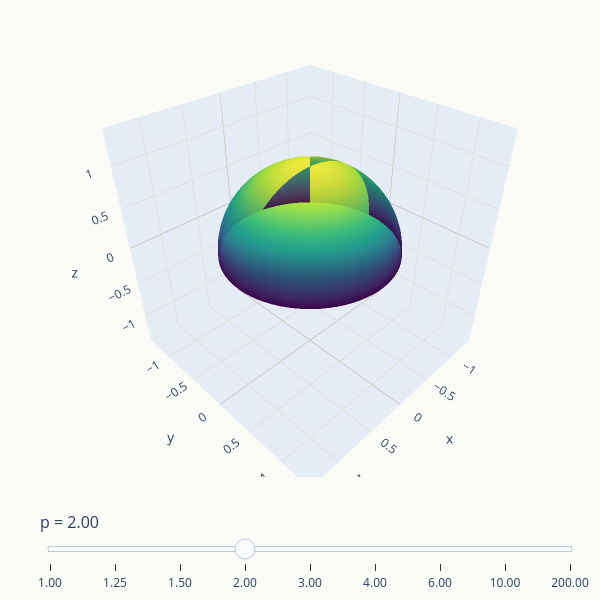

Notebook code for this chart:
### Markdown cell above
todo interactive. пока убрала код

### Code cell
#| echo: false

import numpy as np
import plotly.graph_objects as go
import plotly.io as pio
pio.renderers.default = "plotly_mimetype+notebook_connected"

max_p = 200

# Значения p для слайдера. max_p используется как приближение p = infinity.
p_values = [1, 1.25, 1.5, 2, 3, 4, 6, 10, max_p]


def unit_surface_p(p, n=40):
    """Параметрические точки суперэллипсоида |x|^p + |y|^p + |z|^p = 1"""
    # Сферические координаты
    u = np.linspace(0, 2 * np.pi, n)  # азимутальный угол
    v = np.linspace(0, np.pi, n)      # полярный угол
    u, v = np.meshgrid(u, v)
    
    # Параметризация (аналогично 2D случаю)
    x = np.sign(np.cos(u)) * np.abs(np.cos(u)) ** (2/p) * \
        np.sign(np.cos(v)) * np.abs(np.cos(v)) ** (2/p)
    y = np.sign(np.sin(u)) * np.abs(np.sin(u)) ** (2/p) * \
        np.sign(np.cos(v)) * np.abs(np.cos(v)) ** (2/p)
    z = np.sign(np.sin(v)) * np.abs(np.sin(v)) ** (2/p)
    
    return x, y, z

# Цвет линии в зависимости от p (тёплый -> холодный по мере роста p)
def curve_color(p):
    if p <= 1:
        return "#D85A30"   # coral -- манхэттенская метрика
    elif p < 2:
        return "#EF9F27"   # amber -- промежуточный случай
    elif p == 2:
        return "#378ADD"   # blue -- евклидова метрика
    elif p == max_p:
        return "#993556"   # blue -- евклидова метрика
    else:
        return "#1D9E75"   # teal -- метрика Чебышёва / промежуточные

def frame_xyz(p):
    """Возвращает координаты поверхности для заданного p"""
    if p == max_p:  # p = infinity -- точный куб
        # Используем plotly_3d_primitives для создания куба
        if p == max_p:  # p = infinity -- точные координаты куба
            # 6 граней куба
            vertices = np.array([
                [-1, -1, -1], [1, -1, -1], [1, 1, -1], [-1, 1, -1],  # нижняя грань
                [-1, -1, 1], [1, -1, 1], [1, 1, 1], [-1, 1, 1]       # верхняя грань
            ])
            
            # Создаём грани куба
            x = np.array([
                [-1, 1, 1, -1, -1],  # нижняя грань
                [-1, 1, 1, -1, -1],  # верхняя грань
                [-1, -1, -1, -1, -1],  # передняя грань
                [1, 1, 1, 1, 1],     # задняя грань
                [-1, -1, -1, -1, -1],  # левая грань
                [1, 1, 1, 1, 1]      # правая грань
            ])
            y = np.array([
                [-1, -1, 1, 1, -1],
                [-1, -1, 1, 1, -1],
                [-1, 1, 1, -1, -1],
                [-1, 1, 1, -1, -1],
                [-1, -1, 1, 1, -1],
                [-1, -1, 1, 1, -1]
            ])
            z = np.array([
                [-1, -1, -1, -1, -1],
                [1, 1, 1, 1, 1],
                [-1, -1, 1, 1, -1],
                [-1, -1, 1, 1, -1],
                [-1, 1, 1, -1, -1],
                [-1, 1, 1, -1, -1]
            ])
            return x, y, z
    
    return unit_surface_p(p, n=400)

frames = []
for p in p_values:
    x, y, z = frame_xyz(p)
    label = "∞" if p == max_p else (str(int(p)) if p == int(p) else str(p))
    frames.append(
        go.Frame(
            data=[go.Scatter(x=x, y=y, mode="lines",
                              line=dict(color=curve_color(p), width=3))],
            name=label,
        )
    )

# Создаём кадры для каждого p
frames = []
for p in p_values:
    x, y, z = unit_surface_p(p)
    frame = go.Frame(
        data=[go.Surface(x=x, y=y, z=z, colorscale='Viridis', 
                        showscale=False, opacity=0.85)],
        name=f"{p:.2f}"
    )
    frames.append(frame)

# Начальный кадр
x0, y0, z0 = unit_surface_p(p_values[3])

fig = go.Figure(
    data=[go.Surface(x=x0, y=y0, z=z0, colorscale='Viridis',
                     showscale=False, opacity=0.85)],
    layout=go.Layout(
        paper_bgcolor="#FAFAF7",
        plot_bgcolor="#FAFAF7",
        scene=dict(
            xaxis=dict(range=[-1.4, 1.4], title="x", 
                      zeroline=True, zerolinecolor="#B4B2A9",
                      gridcolor="#E1E0D9"),
            yaxis=dict(range=[-1.4, 1.4], title="y",
                      zeroline=True, zerolinecolor="#B4B2A9",
                      gridcolor="#E1E0D9"),
            zaxis=dict(range=[-1.4, 1.4], title="z",
                      zeroline=True, zerolinecolor="#B4B2A9",
                      gridcolor="#E1E0D9"),
            aspectmode='cube'
        ),
        width=600,
        height=600,
        margin=dict(l=40, r=20, t=20, b=40),
        sliders=[dict(
            active=3,
            currentvalue=dict(prefix="p = ", font=dict(size=16)),
            pad=dict(t=30),
            steps=[
                dict(
                    method="animate",
                    args=[[f.name], dict(mode="immediate",
                                         frame=dict(duration=0, redraw=True),
                                         transition=dict(duration=max_p))],
                    label=f"{p:.2f}",
                )
                for p, f in zip(p_values, frames)
            ],
        )],
    ),
    frames=frames,
)

fig.show()

### Figure 1 — Plotly figure (JSON) as saved in the notebook; plotly's stock layout.template omitted (floating-point values rounded to 4 significant figures; data arrays with more than 128 entries replaced by an {"elided": "..."} marker saying what was removed)
{"data": [{"colorscale": [[0, "#440154"], [0.1111, "#482878"], [0.2222, "#3e4989"], [0.3333, "#31688e"], [0.4444, "#26828e"], [0.5556, "#1f9e89"], [0.6667, "#35b779"], [0.7778, "#6ece58"], [0.8889, "#b5de2b"], [1, "#fde725"]], "opacity": 0.85, "showscale": false, "type": "surface", "x": {"elided": "40x40 float values"}, "y": {"elided": "40x40 float values"}, "z": {"elided": "40x40 float values"}}], "layout": {"height": 600, "margin": {"b": 40, "l": 40, "r": 20, "t": 20}, "paper_bgcolor": "#FAFAF7", "plot_bgcolor": "#FAFAF7", "scene": {"aspectmode": "cube", "xaxis": {"gridcolor": "#E1E0D9", "range": [-1.4, 1.4], "title": {"text": "x"}, "zeroline": true, "zerolinecolor": "#B4B2A9"}, "yaxis": {"gridcolor": "#E1E0D9", "range": [-1.4, 1.4], "title": {"text": "y"}, "zeroline": true, "zerolinecolor": "#B4B2A9"}, "zaxis": {"gridcolor": "#E1E0D9", "range": [-1.4, 1.4], "title": {"text": "z"}, "zeroline": true, "zerolinecolor": "#B4B2A9"}}, "sliders": [{"active": 3, "currentvalue": {"font": {"size": 16}, "prefix": "p = "}, "pad": {"t": 30}, "steps": [{"args": [["1.00"], {"frame": {"duration": 0, "redraw": true}, "mode": "immediate", "transition": {"duration": 200}}], "label": "1.00", "method": "animate"}, {"args": [["1.25"], {"frame": {"duration": 0, "redraw": true}, "mode": "immediate", "transition": {"duration": 200}}], "label": "1.25", "method": "animate"}, {"args": [["1.50"], {"frame": {"duration": 0, "redraw": true}, "mode": "immediate", "transition": {"duration": 200}}], "label": "1.50", "method": "animate"}, {"args": [["2.00"], {"frame": {"duration": 0, "redraw": true}, "mode": "immediate", "transition": {"duration": 200}}], "label": "2.00", "method": "animate"}, {"args": [["3.00"], {"frame": {"duration": 0, "redraw": true}, "mode": "immediate", "transition": {"duration": 200}}], "label": "3.00", "method": "animate"}, {"args": [["4.00"], {"frame": {"duration": 0, "redraw": true}, "mode": "immediate", "transition": {"duration": 200}}], "label": "4.00", "method": "animate"}, {"args": [["6.00"], {"frame": {"duration": 0, "redraw": true}, "mode": "immediate", "transition": {"duration": 200}}], "label": "6.00", "method": "animate"}, {"args": [["10.00"], {"frame": {"duration": 0, "redraw": true}, "mode": "immediate", "transition": {"duration": 200}}], "label": "10.00", "method": "animate"}, {"args": [["200.00"], {"frame": {"duration": 0, "redraw": true}, "mode": "immediate", "transition": {"duration": 200}}], "label": "200.00", "method": "animate"}]}], "width": 600}}
